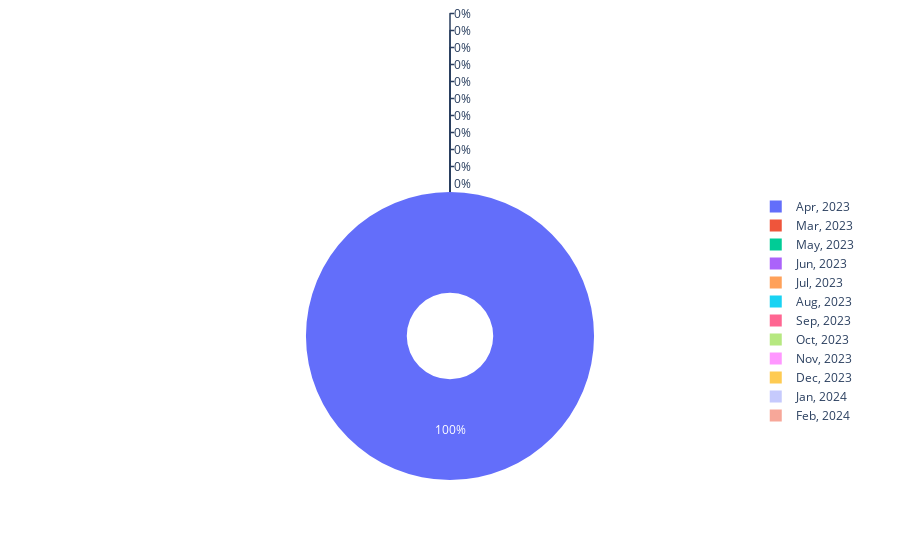

The code cell stored with this chart in its notebook:
### Code cell
import plotly.graph_objects as go

labels = years_list
values = new_df['gala_count'].tolist()

# Use `hole` to create a donut-like pie chart
fig = go.Figure(data=[go.Pie(labels=labels, values=values, hole=.3)])
fig.show()

### Figure 1 — Plotly figure (JSON) as saved in the notebook; plotly's stock layout.template omitted (floating-point values rounded to 4 significant figures)
{"data": [{"hole": 0.3, "labels": ["Mar, 2023", "Apr, 2023", "May, 2023", "Jun, 2023", "Jul, 2023", "Aug, 2023", "Sep, 2023", "Oct, 2023", "Nov, 2023", "Dec, 2023", "Jan, 2024", "Feb, 2024"], "type": "pie", "values": [0, 1, 0, 0, 0, 0, 0, 0, 0, 0, 0, 0]}], "layout": {}}
